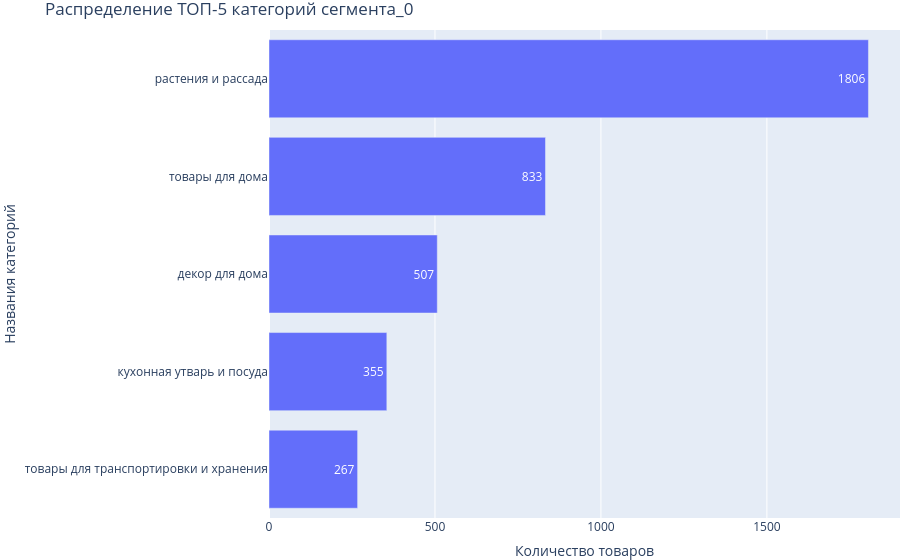
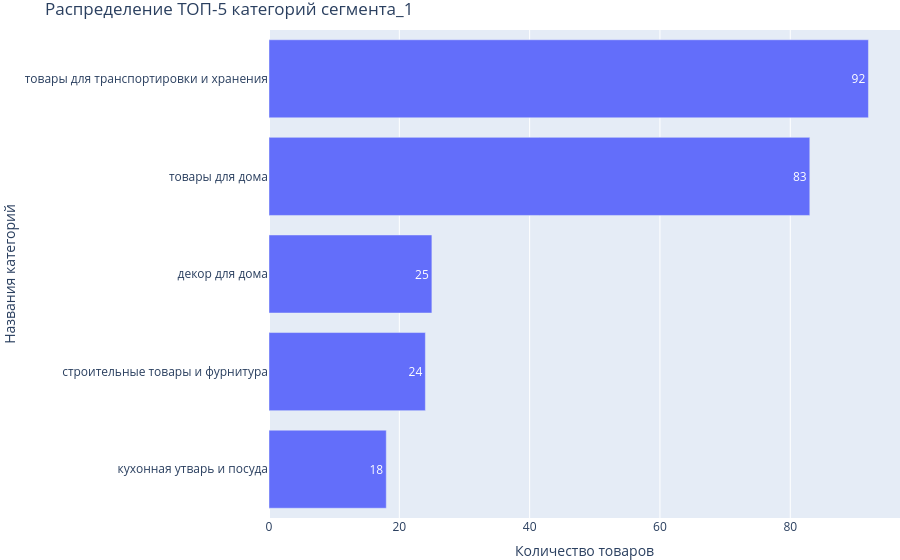
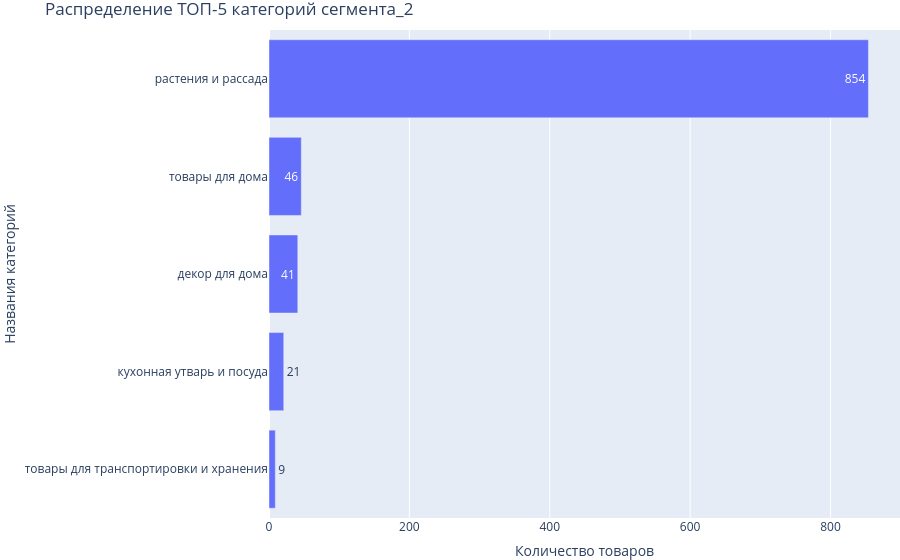

Here is the notebook cell these charts were saved with, in order:
### Markdown cell above
Отмечу, что в 0 сегменте основная доля покупателей, самым малочисленный сегментом стал 2-ой.  

Построю графики ТОП-5 категорий товаров для каждого из сегментов покупателей.

### Code cell
# построю график распределения ТОП-5 категорий для каждого из сегментов потребителей
for i in range(3):
        
    top_5_cluster = df[df['cluster'] == i]
    top_5_cluster = top_5_cluster.groupby(['cluster', 'category'])['product'].count().nlargest(5).reset_index()
    # переименовываю столбцы финального датафрейма
    top_5_cluster.columns = ['cluster_', 'category', 'number_of_products']


    # сортирую значения в порядке убывания количества товаров для графиков
    top_5_cluster = top_5_cluster.sort_values(by='number_of_products')

    # строю график распределения товаров по категориям
    fig = px.bar(top_5_cluster, x="number_of_products", y="category", text="number_of_products")
    fig.update_layout(
        legend_orientation="h",
        legend=dict(x=0.5, xanchor="center"),
        title="Распределение ТОП-5 категорий сегмента_" + str(i),
        xaxis_title="Количество товаров",
        yaxis_title="Названия категорий",
        margin=dict(l=0, r=0, t=30, b=0),
    )
    fig.show()

### Figure 1 — Plotly figure (JSON) as saved in the notebook; plotly's stock layout.template omitted (floating-point values rounded to 4 significant figures)
{"data": [{"alignmentgroup": "True", "hovertemplate": "number_of_products=%{text}<br>category=%{y}<extra></extra>", "legendgroup": "", "marker": {"color": "#636efa", "pattern": {"shape": ""}}, "name": "", "offsetgroup": "", "orientation": "h", "showlegend": false, "text": [267, 355, 507, 833, 1806], "textposition": "auto", "type": "bar", "x": [267, 355, 507, 833, 1806], "xaxis": "x", "y": ["товары для транспортировки и хранения", "кухонная утварь и посуда", "декор для дома", "товары для дома", "растения и рассада"], "yaxis": "y"}], "layout": {"barmode": "relative", "legend": {"orientation": "h", "tracegroupgap": 0, "x": 0.5, "xanchor": "center"}, "margin": {"b": 0, "l": 0, "r": 0, "t": 30}, "title": {"text": "Распределение ТОП-5 категорий сегмента_0"}, "xaxis": {"anchor": "y", "domain": [0, 1], "title": {"text": "Количество товаров"}}, "yaxis": {"anchor": "x", "domain": [0, 1], "title": {"text": "Названия категорий"}}}}

### Figure 2 — Plotly figure (JSON) as saved in the notebook; plotly's stock layout.template omitted (floating-point values rounded to 4 significant figures)
{"data": [{"alignmentgroup": "True", "hovertemplate": "number_of_products=%{text}<br>category=%{y}<extra></extra>", "legendgroup": "", "marker": {"color": "#636efa", "pattern": {"shape": ""}}, "name": "", "offsetgroup": "", "orientation": "h", "showlegend": false, "text": [18, 24, 25, 83, 92], "textposition": "auto", "type": "bar", "x": [18, 24, 25, 83, 92], "xaxis": "x", "y": ["кухонная утварь и посуда", "строительные товары и фурнитура", "декор для дома", "товары для дома", "товары для транспортировки и хранения"], "yaxis": "y"}], "layout": {"barmode": "relative", "legend": {"orientation": "h", "tracegroupgap": 0, "x": 0.5, "xanchor": "center"}, "margin": {"b": 0, "l": 0, "r": 0, "t": 30}, "title": {"text": "Распределение ТОП-5 категорий сегмента_1"}, "xaxis": {"anchor": "y", "domain": [0, 1], "title": {"text": "Количество товаров"}}, "yaxis": {"anchor": "x", "domain": [0, 1], "title": {"text": "Названия категорий"}}}}

### Figure 3 — Plotly figure (JSON) as saved in the notebook; plotly's stock layout.template omitted (floating-point values rounded to 4 significant figures)
{"data": [{"alignmentgroup": "True", "hovertemplate": "number_of_products=%{text}<br>category=%{y}<extra></extra>", "legendgroup": "", "marker": {"color": "#636efa", "pattern": {"shape": ""}}, "name": "", "offsetgroup": "", "orientation": "h", "showlegend": false, "text": [9, 21, 41, 46, 854], "textposition": "auto", "type": "bar", "x": [9, 21, 41, 46, 854], "xaxis": "x", "y": ["товары для транспортировки и хранения", "кухонная утварь и посуда", "декор для дома", "товары для дома", "растения и рассада"], "yaxis": "y"}], "layout": {"barmode": "relative", "legend": {"orientation": "h", "tracegroupgap": 0, "x": 0.5, "xanchor": "center"}, "margin": {"b": 0, "l": 0, "r": 0, "t": 30}, "title": {"text": "Распределение ТОП-5 категорий сегмента_2"}, "xaxis": {"anchor": "y", "domain": [0, 1], "title": {"text": "Количество товаров"}}, "yaxis": {"anchor": "x", "domain": [0, 1], "title": {"text": "Названия категорий"}}}}
